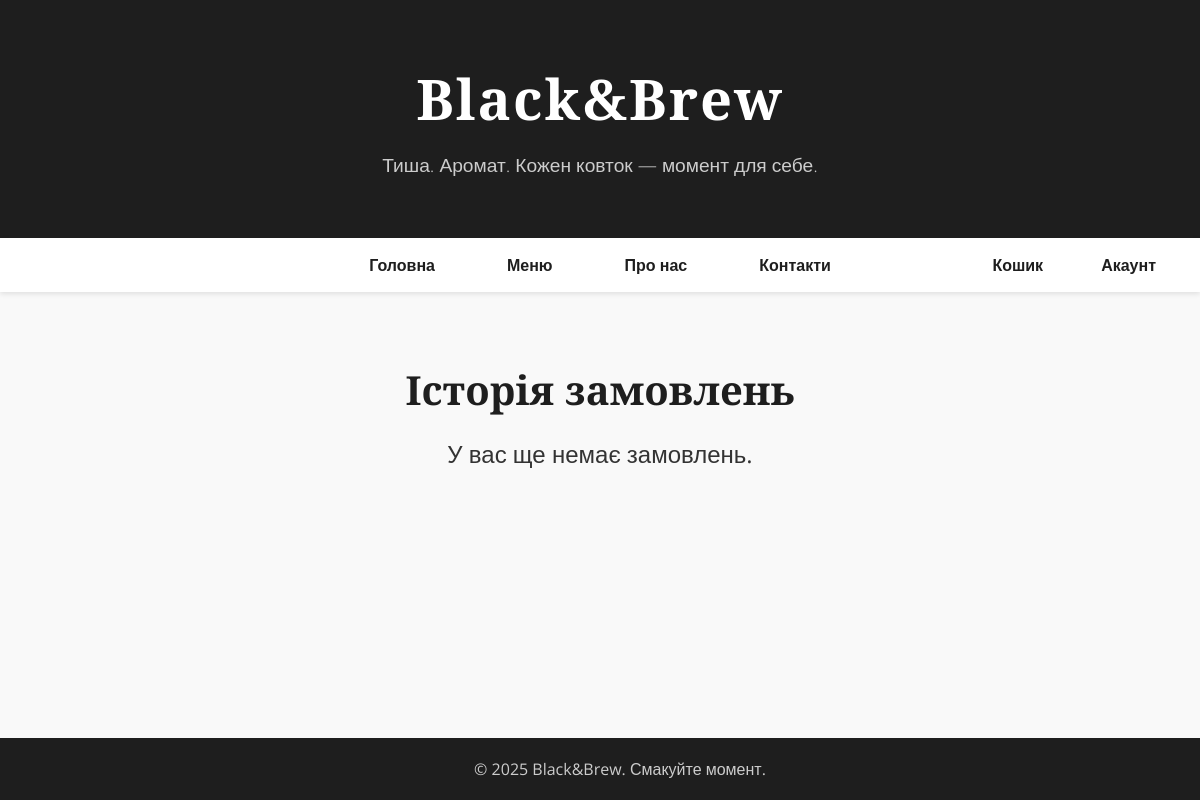
/cart/history/ (signed in), run on an earlier commit of the app's database.
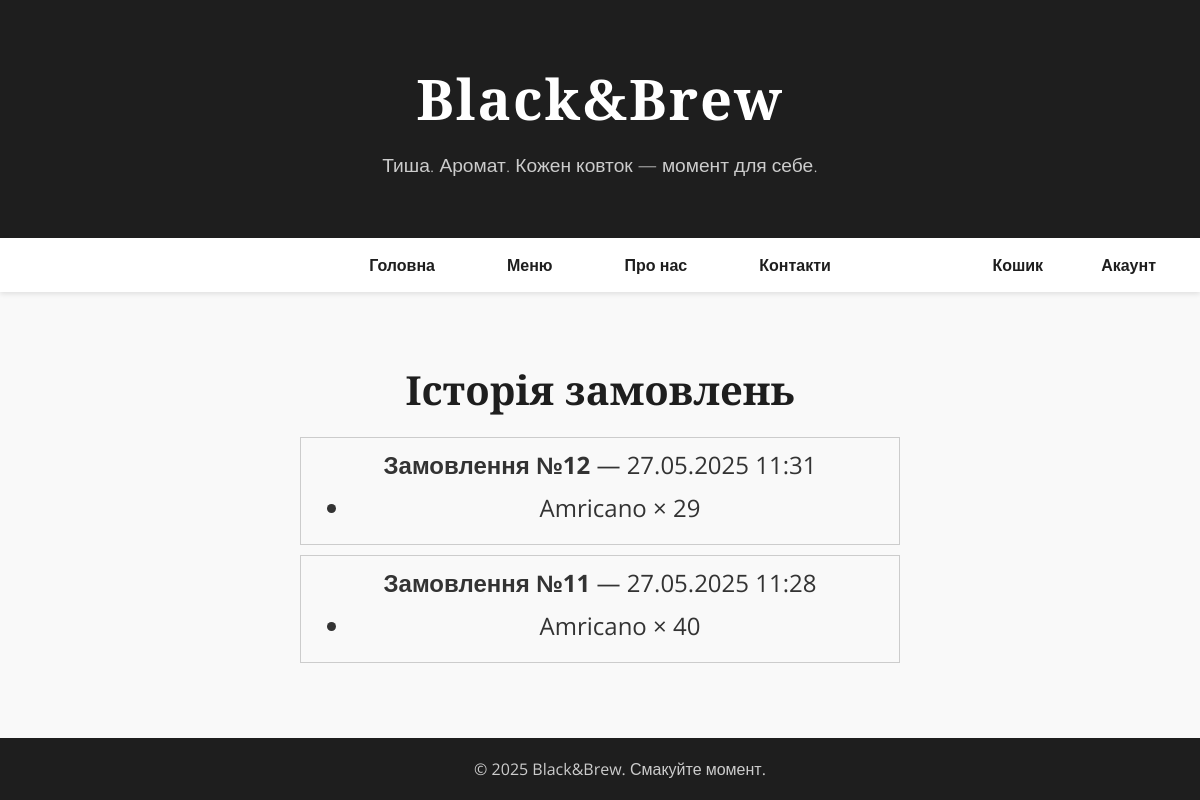
And on a later commit of the database.
### cart/models.py (models this page shows, shortened)
class Order(models.Model):
    name = models.CharField(max_length=150)
    user = models.ForeignKey(
        settings.AUTH_USER_MODEL,
        null=True,
        blank=True,
        on_delete=models.SET_NULL
    )
    session_key = models.CharField(max_length=40, null=True, blank=True)
    is_completed = models.BooleanField(default=False)
    created_at = models.DateTimeField(auto_now_add=True)

class OrderItem(models.Model):
    product = models.ForeignKey(Product, on_delete=models.CASCADE)
    quantity = models.PositiveIntegerField(default=1)
    order = models.ForeignKey(Order, on_delete=models.CASCADE)

class Product(models.Model):
    name = models.CharField(max_length=100)
    price = models.DecimalField(max_digits=6, decimal_places=2)

### cart/views.py (the view)
# urls.py: path('history/', views.order_history, name='order_history'),
@login_required
def order_history(request):
    orders = Order.objects.filter(user=request.user).order_by('-created_at')
    return render(request, 'cart/order_history.html', {'orders': orders})

### templates/cart/order_history.html
{% extends 'cart/base.html' %}
{% block content %}
  <h2>Історія замовлень</h2>
  {% if orders %}
    {% for order in orders %}
      <div style="border: 1px solid #ccc; padding: 10px; margin-bottom: 10px;">
        <p><strong>Замовлення №{{ order.id }}</strong> — {{ order.created_at|date:"d.m.Y H:i" }}</p>
        <ul>
          {% for item in order.orderitem_set.all %}
            <li>{{ item.product.name }} × {{ item.quantity }}</li>
          {% endfor %}
        </ul>
      </div>
    {% endfor %}
  {% else %}
    <p>У вас ще немає замовлень.</p>
  {% endif %}
{% endblock %}

### templates/cart/base.html (shortened to what this page needs)
{% load static %}
<!DOCTYPE html>
<html lang="uk">
<head>
</head>
<body>
    <header>
        <h1>Black&Brew</h1>
        <p>Тиша. Аромат. Кожен ковток — момент для себе.</p>
    </header>
    <nav style="display: flex; justify-content: space-between; align-items: center; padding: 0 20px;">
        <div style="display: flex; gap: 24px;">
            <a href="/">Головна</a>
            <a href="/menu/">Меню</a>
            <a href="/about/">Про нас</a>
            <a href="/contacts/">Контакти</a>
        </div>
        <div style="display: flex; gap: 10px; width: 150px; justify-content: flex-end;">
            <a href="/cart/">Кошик</a>
            {% if user.is_authenticated %}
                <a href="/account/">Акаунт</a>
            {% else %}
                <a href="/login/?next=/account/">Акаунт</a>
            {% endif %}
        </div>
    </nav>
    <main>
        <div class="container">
            {% block content %}{% endblock %}
        </div>
    </main>
    <footer>
            &copy; 2025 Black&Brew. Смакуйте момент.
    </footer>
</body>
</html>

### templates/cart/base.html (style rules this page uses)
body { font-family: 'Open Sans', sans-serif; margin:0; padding:0; background:#f9f9f9; color:#333; }
header { background:#1e1e1e; color:#fff; padding:60px 20px; text-align:center; }
header h1 { font-family:'Playfair Display', serif; font-size:3.5em; margin:0; letter-spacing:2px; }
header p { font-size:1.2em; margin-top:15px; font-weight:300; color:#ccc; }
nav { background:#fff; display:flex; justify-content:center; box-shadow:0 2px 5px rgba(0,0,0,0.1); }
nav a { color:#1e1e1e; padding:16px 24px; text-decoration:none; font-weight:600; transition:background 0.3s, color 0.3s; }
ul { font-size:1.5em; margin:10px auto; }
.container { padding:0px 20px; max-width:600px; margin:70px auto; text-align:center; }
h2 { font-family:'Playfair Display', serif; font-size:2.5em; margin-bottom:20px; color:#1e1e1e; }
p { font-size:1.5em; margin:0px auto; }
footer { position: fixed; bottom: 0; width: 100%; background: #1e1e1e; color: #ccc; text-align: center; padding: 20px; }

What changed in the data, as far as the page shows it:
added Order: id "12", created_at "27.05.2025 11:31"
added OrderItem: product.name "Amricano", quantity "29", shown under "12"
added Order: id "11", created_at "27.05.2025 11:28"
added OrderItem: product.name "Amricano", quantity "40", shown under "11"
Also different on the page:
text no longer shown: "У вас ще немає замовлень."
